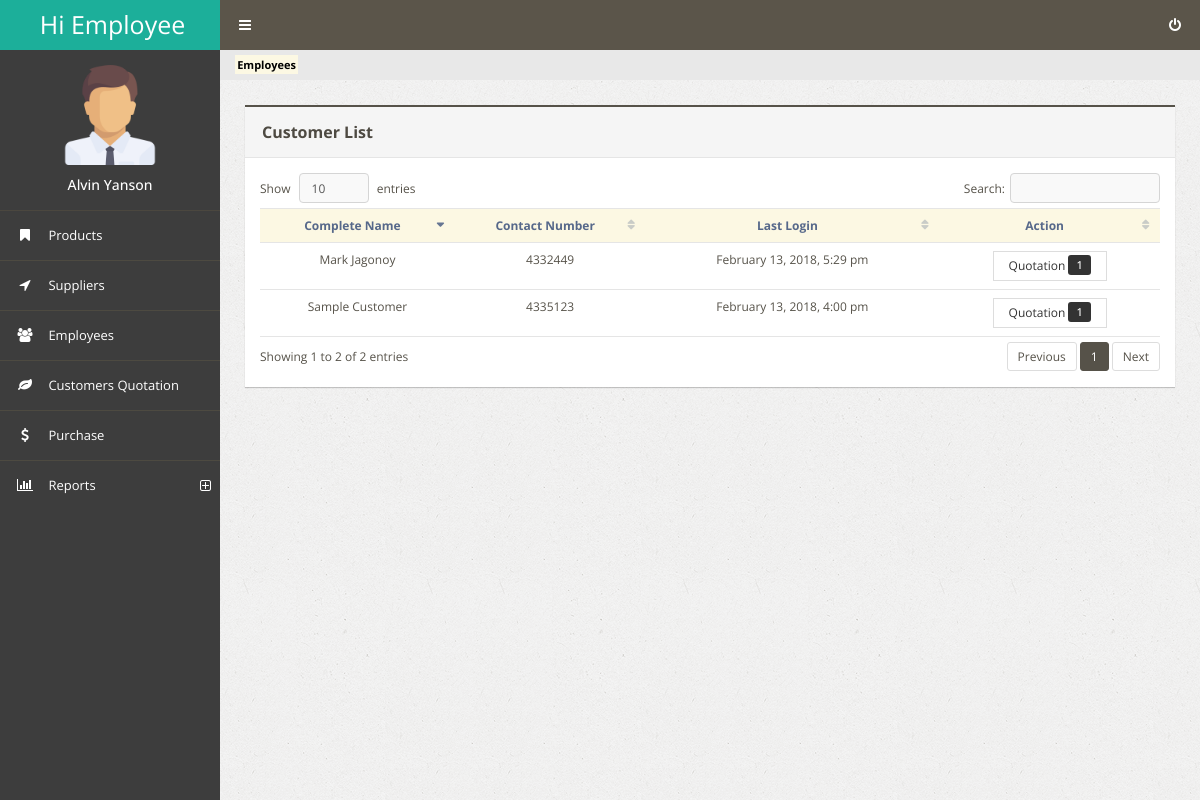
/customer.php (signed in), run on the app's committed database.
### tables this page shows
CREATE TABLE IF NOT EXISTS `users` (
  `user_id` int(10) NOT NULL AUTO_INCREMENT,
  `fullname` varchar(20) NOT NULL,
  `contact_no` varchar(20) NOT NULL,
  `username` varchar(20) NOT NULL,
  `password` varchar(20) NOT NULL,
  `type` varchar(20) NOT NULL,
  `login` varchar(30) NOT NULL,
  PRIMARY KEY (`user_id`)
);

### customer.php (the view, shortened to what this page needs)
<!DOCTYPE html>
<html lang="en">
	<head>
		<link rel="stylesheet" type="text/css" id="theme" href="css/theme-brown.css" />
		<link rel="stylesheet" type="text/css" href="assets2/vendor/font-awesome/css/font-awesome.min.css" />
	</head>
	<body>
		<?php
		require 'config.php';
		$query = $conn->query("SELECT * FROM `users` WHERE `user_id` = $_SESSION[user_id]") or die(mysqli_error());
		$find = $query->fetch_array();
		?>
		<div class="page-container">
			<?php require 'require/employeesidebar.php'?>
			<div class="page-content">
				<?php require 'require/header.php'?>
				<ul class="breadcrumb">
					<li class="active"><strong><mark>Employees</mark></strong></li>
				</ul>
				<div class="page-content-wrap">
					<div class="panel-body list-group list-group-contacts scroll" style="height: 550px;">
						<div class="row">
							<div class="col-md-12">
								<div class="panel panel-primary">
									<div class="panel-heading">
										<h3 class="panel-title"><strong>Customer List</strong></h3>
									</div>
									<div class="panel-body">
										<table id="print" class="table datatable">
											<thead>
												<tr class="warning">
													<th><center>Complete Name</center></th>
													<th><center>Contact Number</center></th>
													<th><center>Last Login</center></th>
													<th><center>Action</center></th>
												</tr>
											</thead>
											<tbody>
												<?php
	require 'config.php';
			$query = $conn->query("SELECT *, count(*) as total FROM `users`, `temp_trans` where users.user_id = temp_trans.user_id && `type` = 'Customer' && status = 'Pending' group by fullname") or die(mysqli_error());
			while($fetch = $query->fetch_array()){
												?>
												<tr>
													<td><center><?php echo $fetch['fullname']?></center></td>
													<td><center><?php echo $fetch['contact_no']?></center></td>
													<td><center><?php echo $fetch['login']?></center></td>
													<td><center><a href="customerquotation.php?id=<?php echo $fetch['user_id']?>" class="btn btn-default btn-md">Quotation <span class="badge badge-danger"><?php echo $fetch['total']?></span></a></center></td>
												</tr>
												<?php
			}
												?>
											</tbody>
										</table>
									</div>
								</div>
							</div>
						</div>
					</div>
				</div>
			</div>
		</div>
	</body>
</html>

### require/employeesidebar.php (shortened to what this page needs)
<div class="page-sidebar">
	<ul class="x-navigation">
		<li class="xn-logo">
			<a href="home.php">Hi Employee</a>
		</li>
		<li class="xn-profile">
			<div class="profile">
				<div class="profile-image">
					<img src="assets2/img/boss.png" alt="BHTC-PMIS" />
				</div>
				<div class="profile-data">
					<div class="profile-data-name">
						<?php
						echo $find['fullname'];
						?>
					</div>
				</div>
			</div>
		</li>
		<li>
			<a href="home_employee.php"><span class="fa fa-bookmark"></span> <span class="xn-text">Products</span></a>
		</li>
		<li>
			<a href="suppliers.php"><span class="fa fa-location-arrow"></span> <span class="xn-text">Suppliers</span></a>
		</li>
		<li>
			<a href="employees.php"><span class="fa fa-group"></span> <span class="xn-text">Employees</span></a>
		</li>
		<li>
			<a href="customer.php"><span class="fa fa-leaf"></span> <span class="xn-text">Customers Quotation</span></a>
		</li>
		<li>
			<a href="customerpurchase.php"><span class="fa fa-dollar"></span> <span class="xn-text">Purchase</span></a>
		</li>
		<li class="xn-openable">
			<a href="#"><span class="fa fa-bar-chart-o"></span> <span class="xn-text">Reports</span></a>
		</li>
	</ul>
</div>

### data on the page
users: fullname "Alvin Yanson"
users: fullname "Mark Jagonoy", contact_no "4332449", login "February 13, 2018, 5:29 pm", total "1"
users: fullname "Sample Customer", contact_no "4335123", login "February 13, 2018, 4:00 pm", total "1"
